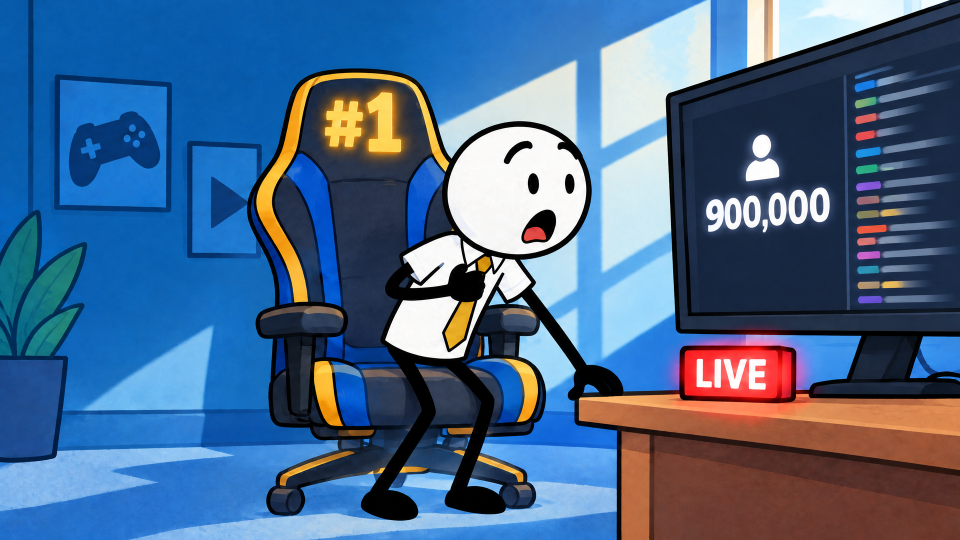
#> input picture film2-assets/section2/50.png, 1920 x 1080 px, found by its file name (shown at 1/2 size)
$ python sheet-50-57.py ../section2/50.png out.png
#> lines starting #> are read from the running program, lines starting #| are printed output that depends on the picture
import sys
from PIL import Image, ImageDraw, ImageFont
# usage: python3 -I sheet-50-57.py <repo>/film2-assets <outprefix>
A=sys.argv[1]; R=A+"/section2/"
B="/usr/share/fonts/truetype/dejavu/DejaVuSans-Bold.ttf"; Rg="/usr/share/fonts/truetype/dejavu/DejaVuSans.ttf"
f=lambda p,s: ImageFont.truetype(p,s)
W=2640; M=60; G=40; CW=(W-2*M-2*G)//3; IH=CW*9//16
shots=[
 (50,"VO-065","1.7s","50.png","“Nine hundred thousand.”","Unchanged. ASSEMBLY STATE (counter flipped to 900,000 on 49)."),
 (51,"VO-066–067","6.0s","51.png","“Your heart keeps pounding as the number continues to rise. You can’t believe this is actually happening.”","APPROVED AS-IS: no chat column, no layout change."),
 (52,"VO-068","5.6s","52.png","“You are just someone sitting in a small room, watching his whole life change on a screen.”","EDITED: blank glow replaced by the established stream screen from shot 41 (his preview + genuine chat column), perspective-matched. Local, 0 credits."),
 (53,"VO-069 (1st half)","4.8s","53.png","“Under all these new hundreds of thousands of subscribers on your screen,”","APPROVED AS-IS: no chat column, no layout change."),
 (54,"VO-069 (2nd half)–071","9.0s","54.png","“…there is one small line containing the first hidden truth. You don’t read it. It is the last thing on your mind at this current time.”","Push-in state of 53 (unchanged master). NOW CARRIES VO-070–071 (shot 55 is cut)."),
 (56,"VO-072","3.4s","56.png","“You are too busy becoming the biggest streamer in the world.”","EDITED: landscape removed; stream screen with his own beaming head (copied from this shot) on the dark preview + genuine chat column. Local, 0 credits."),
 (57,"VO-073","2.4s","54.png","“Let’s jump in to the first hidden truth.”","REUSED shot 54 exactly (same image, unedited). No separate 57 file."),
]
def wrap(d,t,font,w):
    out=[];cur=""
    for word in t.split():
        x=(cur+" "+word).strip()
        if d.textlength(x,font=font)<=w: cur=x
        else: out.append(cur);cur=word
    out.append(cur);return out
rows=[shots[i:i+3] for i in range(0,len(shots),3)]
RH=IH+380; H=300+len(rows)*RH+40
im=Image.new("RGB",(W,H),(14,14,16));d=ImageDraw.Draw(im)
d.text((M,50),"FILM #2 · #1 STREAMER OVERNIGHT · Storyboard v4 · Section 2 · Shots 50–57",font=f(B,56),fill="white")
d.text((M,140),"Status: 52, 56, 57 edited · 51, 53 approved as-is · 55 CUT (omitted) · 54 carries VO-069 (2nd half)–071",font=f(Rg,34),fill=(230,200,60))
d.text((M,200),"1920×1080 · edits are monitor-screen only (rest of each master unchanged) · 0 credits",font=f(Rg,30),fill=(160,160,160))
for r,row in enumerate(rows):
    for c,(n,vo,dur,fn,line,note) in enumerate(row):
        x=M+c*(CW+G); y=290+r*RH
        t=Image.open(R+fn).convert("RGB").resize((CW,IH),Image.LANCZOS); im.paste(t,(x,y))
#> after `t = Image.open(R + fn).convert('RGB').resize((CW, IH), Image.LANCZOS)`:
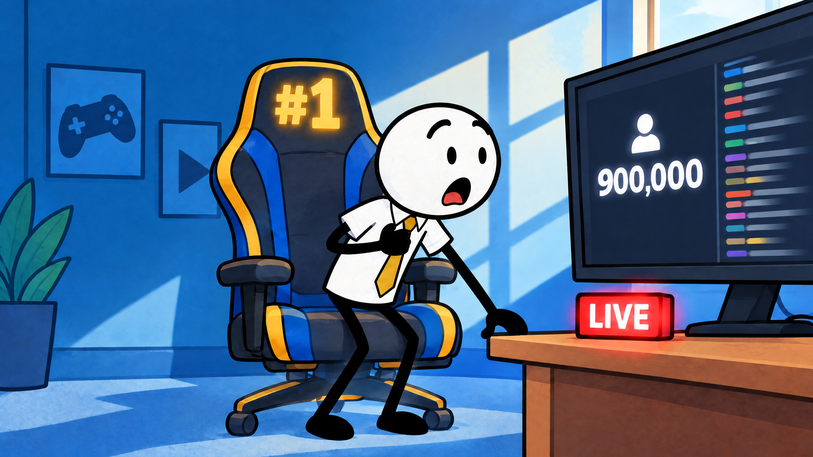
#> t: PIL image 813x457 RGB; mean R, G, B 73.8, 104.3, 140.1
#> after `im.paste(t, (x, y))`:
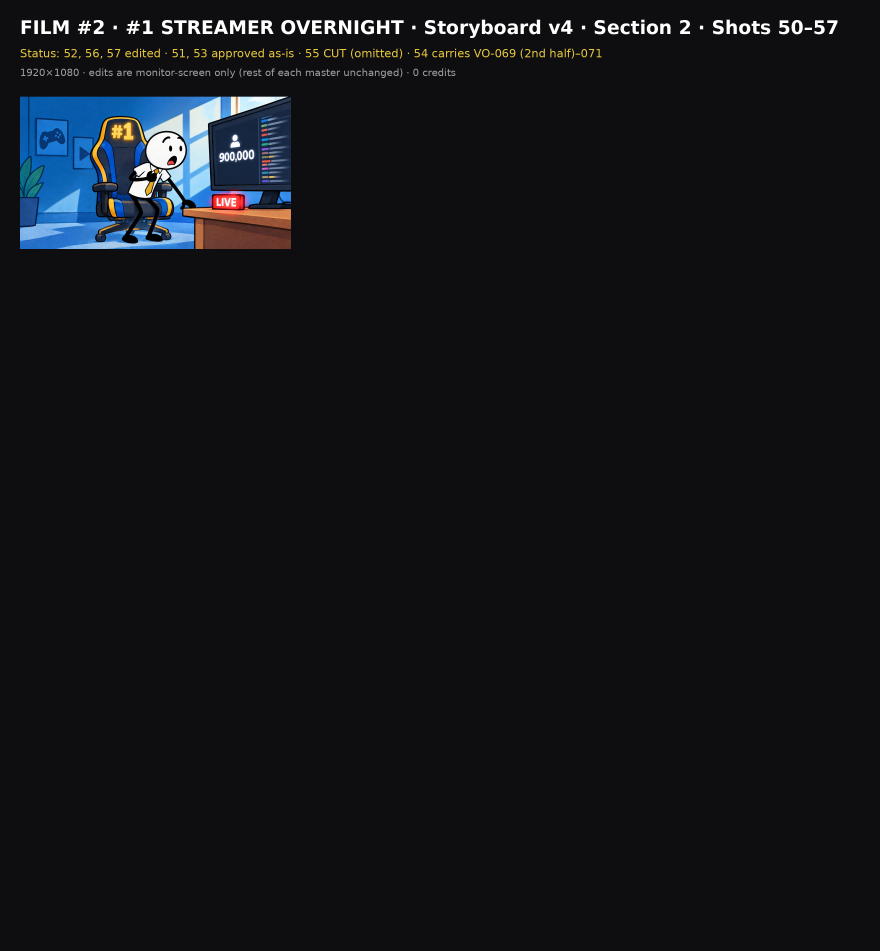
#> im: PIL image 2640x2851 RGB (shown at 1/3 size); mean R, G, B 18.7, 20.2, 23.6
        d.text((x,y+IH+14),f"SHOT {n} · {vo} · {dur}",font=f(B,34),fill=(250,210,40))
        yy=y+IH+66
        for l in wrap(d,line,f(B,30),CW): d.text((x,yy),l,font=f(B,30),fill="white"); yy+=40
#> in wrap, `cur = ''`: cur = ''
#> this loop made 1 pass
#> (l, yy) on pass 1: ('“Nine hundred thousand.”', 853)
#> after the loop, yy = 853
        yy+=6
#> yy = 859
        for l in wrap(d,note,f(Rg,25),CW): d.text((x,yy),l,font=f(Rg,25),fill=(150,150,155)); yy+=33
#> this loop made 2 passes
#> yy on pass 1: 892
#> (l, yy) on pass 2: ('49).', 925)
#> after the loop, yy = 925
#> pass 2 of the loop `for r,row in enumerate(rows):`:
#> x = 60
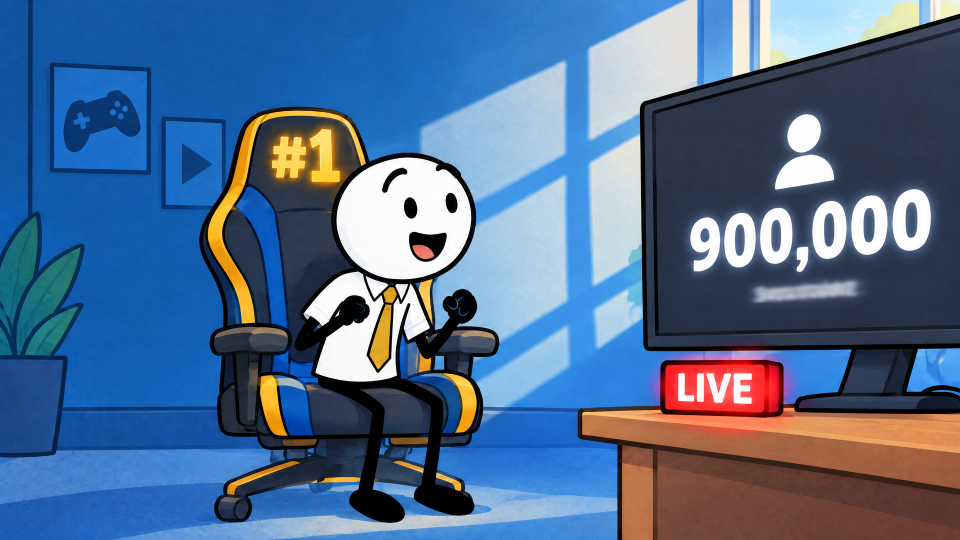
#> input picture film2-assets/section2/53.png, 1920 x 1080 px, found by its file name (shown at 1/2 size)
#> `t = Image.open(R + fn).convert('RGB').resize((CW, IH), Image.LANCZOS)`:
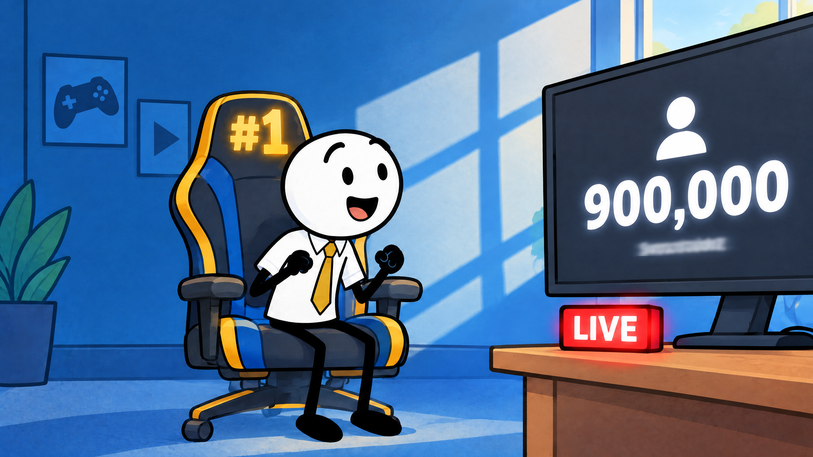
#> t: PIL image 813x457 RGB; mean R, G, B 80.7, 109.2, 144.5
#> `im.paste(t, (x, y))`:
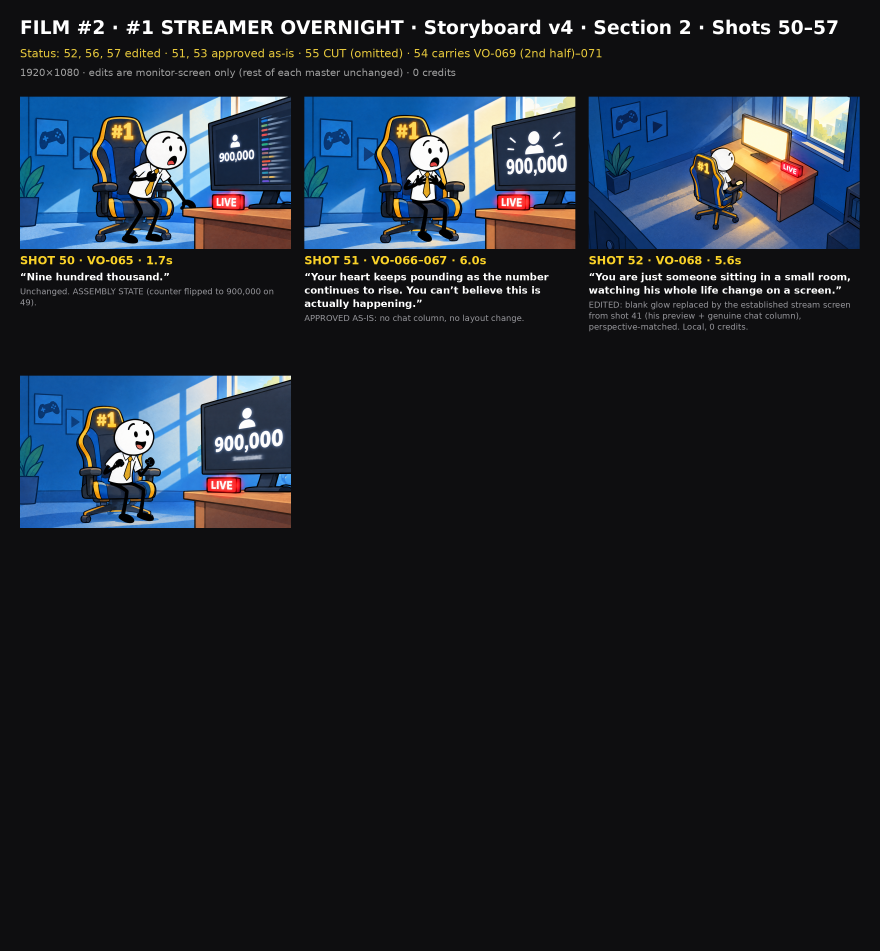
#> im: PIL image 2640x2851 RGB (shown at 1/3 size); mean R, G, B 30.3, 35.4, 43.1
#> pass 3 of the loop `for r,row in enumerate(rows):`:
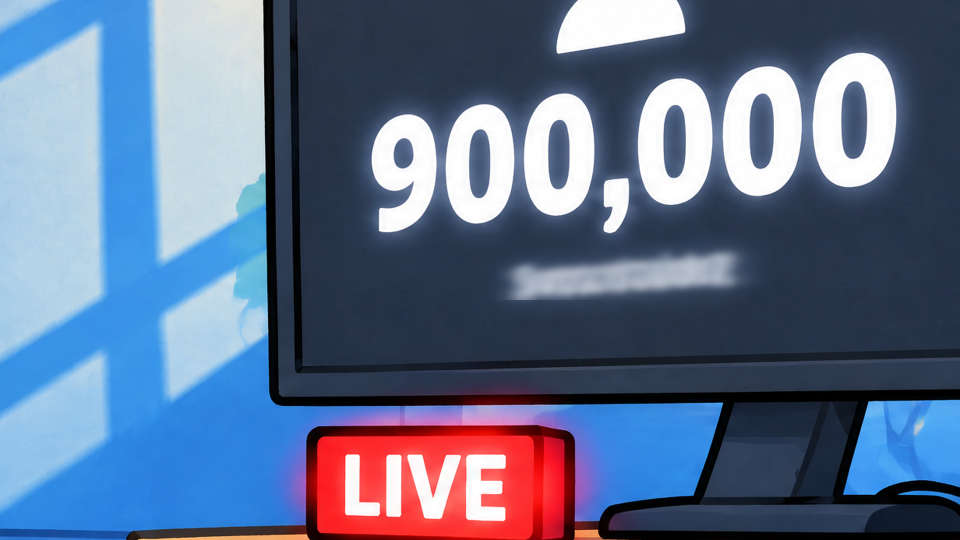
#> input picture film2-assets/section2/54.png, 1920 x 1080 px, found by its file name (shown at 1/2 size)
#> `t = Image.open(R + fn).convert('RGB').resize((CW, IH), Image.LANCZOS)`:
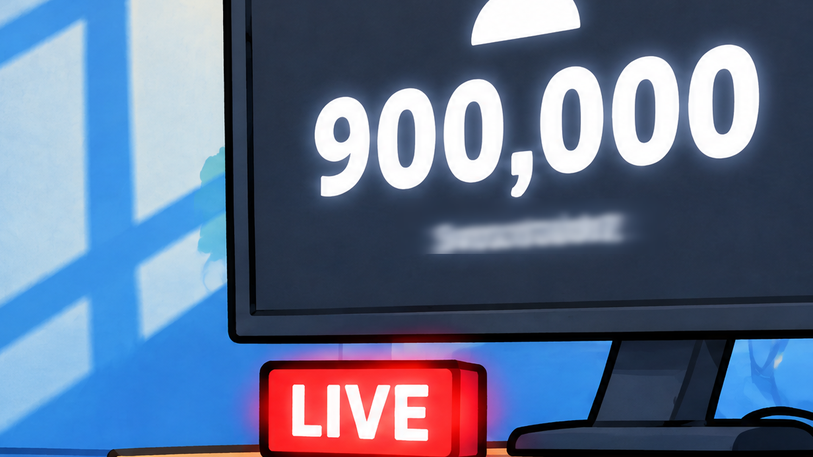
#> t: PIL image 813x457 RGB; mean R, G, B 95.8, 112.5, 142.4
#> `im.paste(t, (x, y))`:
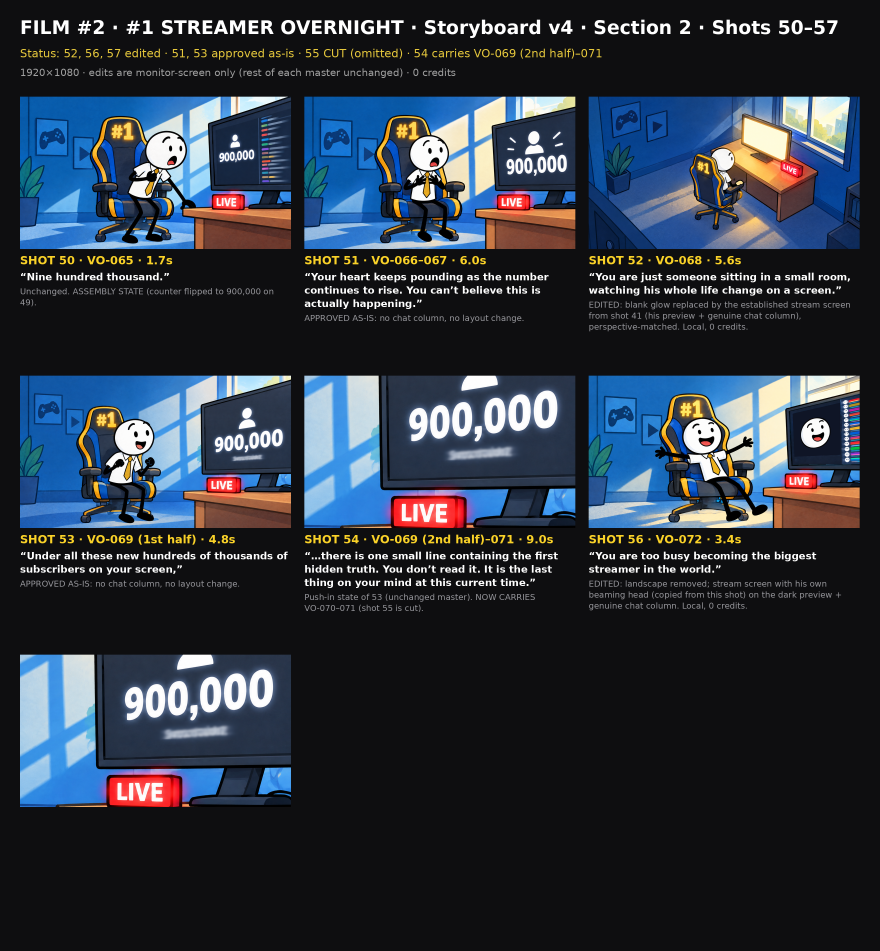
#> im: PIL image 2640x2851 RGB (shown at 1/3 size); mean R, G, B 44.9, 52.5, 63.6
im.save(sys.argv[2]+".png"); im.save(sys.argv[2]+".pdf","PDF",resolution=100)
#> after `im.save(sys.argv[2] + '.png')`:
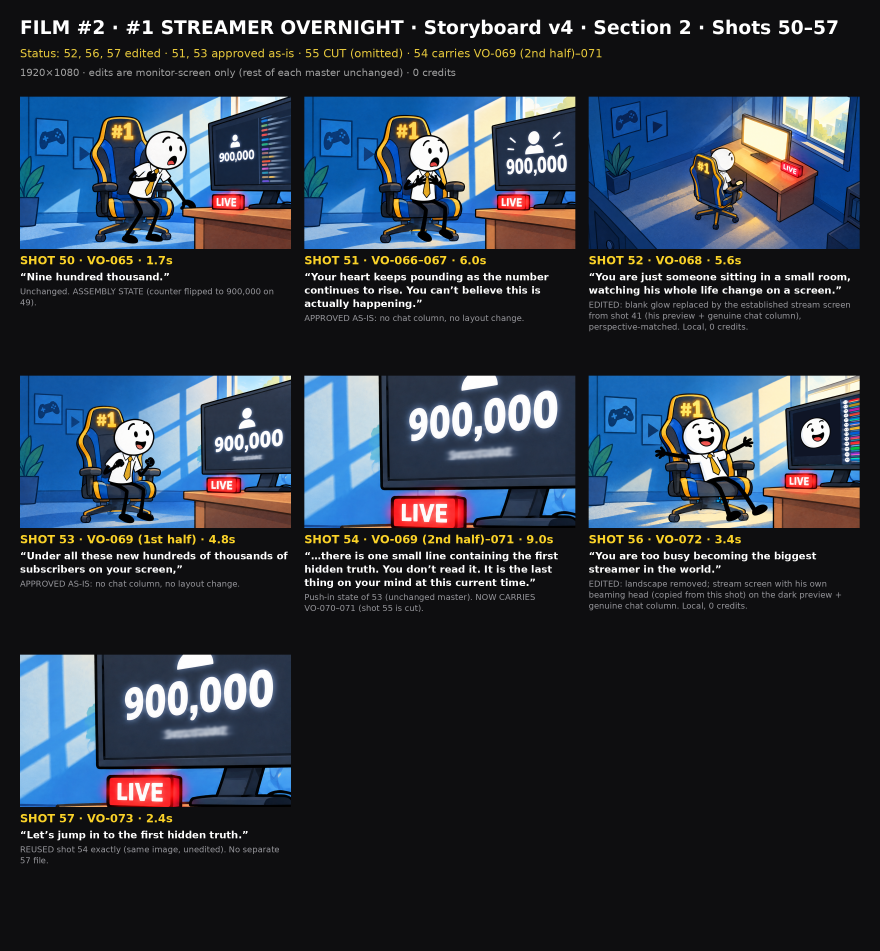
#> saved as out.png.png: PIL image 2640x2851 RGB (shown at 1/3 size); mean R, G, B 45.2, 52.9, 63.8
